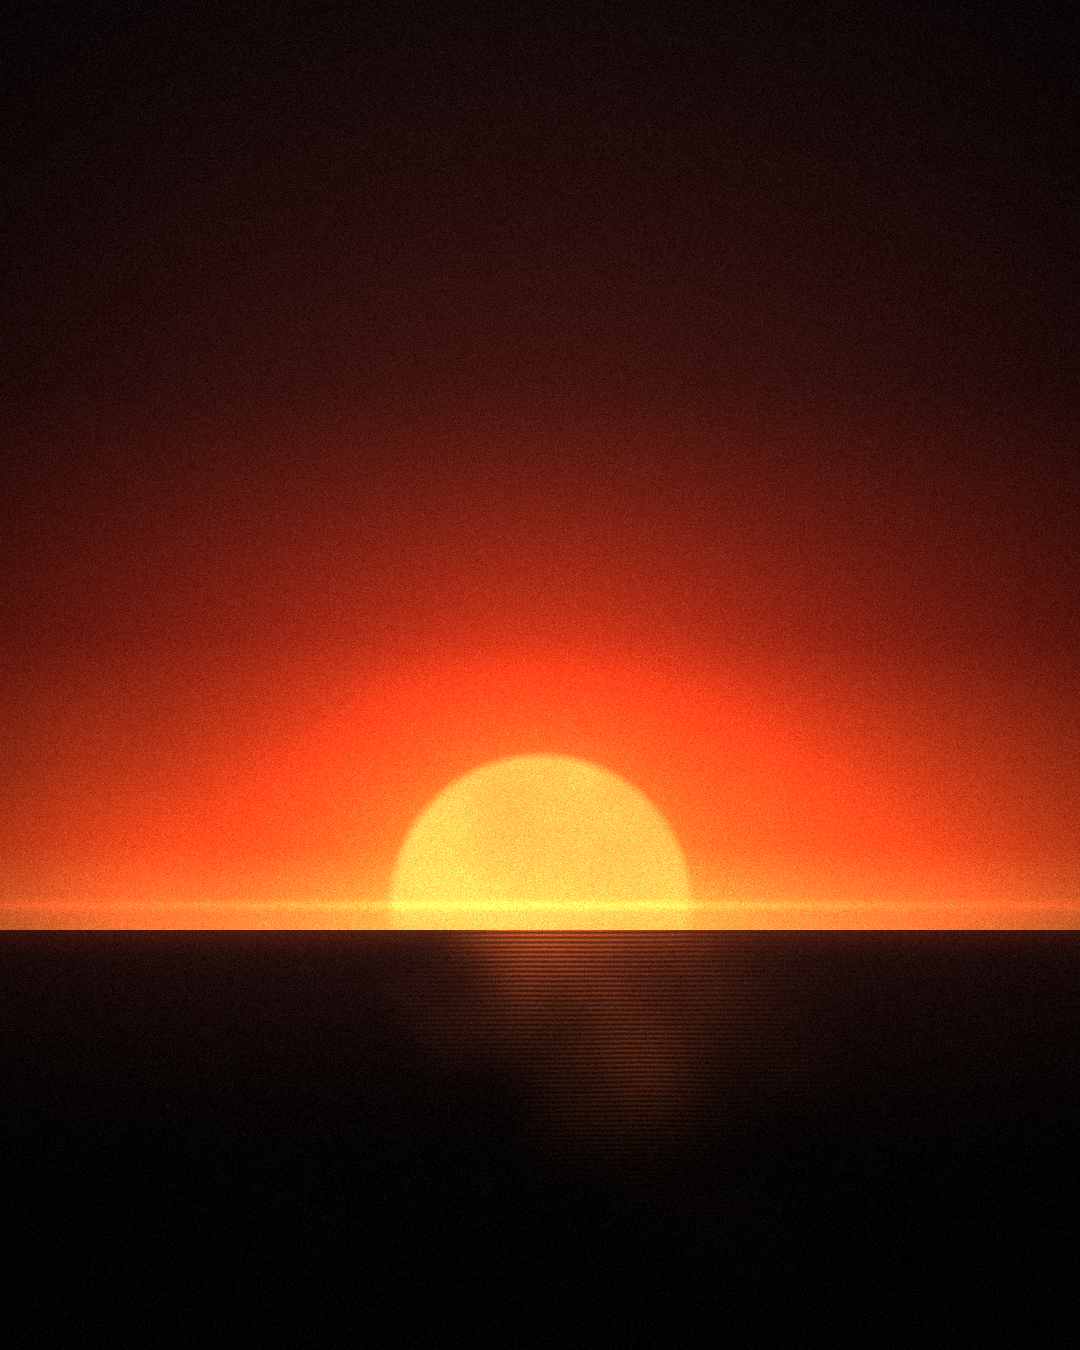

Reproduce this figure in Python.
import numpy as np
from PIL import Image, ImageFilter
W,H=1080,1350
rng=np.random.default_rng(24)
yy,xx=np.mgrid[0:H,0:W].astype(np.float32)
hz=930.0
def fbm(o=5,b=2):
    out=np.zeros((H,W),np.float32);amp=1;t=0
    for i in range(o):
        n=b*2**i;g=rng.random((int(n*H/W)+2,n+2)).astype(np.float32)
        out+=amp*np.asarray(Image.fromarray((g*255).astype(np.uint8)).resize((W,H),Image.BICUBIC),np.float32)/255;t+=amp;amp*=.5
    return out/t
t=np.clip(yy/hz,0,1)
# filmic dusk: deep plum-black -> wine -> terracotta -> amber haze at horizon
stops=np.array([[0.035,0.02,0.03],[0.09,0.03,0.04],[0.30,0.07,0.05],[0.72,0.25,0.10],[0.95,0.52,0.24]])
pos=np.array([0,0.38,0.66,0.90,1.0])
sky=np.stack([np.interp(t**1.1,pos,stops[:,c]) for c in range(3)],-1)
# thin cloud bands (soft, horizontal)
cl=fbm(6,2); cl=np.asarray(Image.fromarray((cl*255).astype(np.uint8)).resize((W//6,H),Image.BILINEAR).resize((W,H),Image.BICUBIC),np.float32)/255
band=np.clip((cl-0.52)*4,0,1)*np.exp(-((yy-760)/140)**2)
sky=sky*(1-0.45*band[...,None])+band[...,None]*np.array([0.35,0.09,0.05])*0.4
# low sun, soft edge, partly veiled by haze
cx,cy,R=540,905,150
d=np.sqrt((xx-cx)**2+(yy-cy)**2)
disc=np.clip((R-d)/10+0.5,0,1)*(yy<hz)
sun=np.array([1.0,0.60,0.30])
img=sky*(1-disc[...,None]*0.92)+sun*disc[...,None]*0.92
img=img*(1-0.5*band[...,None]*disc[...,None])
glow=np.exp(-np.clip(d-R,0,None)/110.0)*0.55+np.exp(-np.clip(d-R,0,None)/380.0)*0.35
img+=glow[...,None]*np.array([0.75,0.24,0.07])*(yy<hz+4)[...,None]
# anamorphic horizontal flare through the sun
fl=np.exp(-((yy-cy)/5)**2)*np.exp(-((xx-cx)/520)**2)
img+=fl[...,None]*np.array([0.9,0.35,0.12])*0.5
# sea
depth=np.clip((yy-hz)/(H-hz),0,1)
sea=np.array([0.10,0.035,0.03])*(1-depth[...,None])**1.5+0.008
w=fbm(5,3); ws=np.asarray(Image.fromarray((w*255).astype(np.uint8)).resize((W//30,H),Image.BILINEAR).resize((W,H),Image.BICUBIC),np.float32)/255
path=np.exp(-((xx-cx)/(R*(0.9+1.6*depth)))**2)
glit=np.clip((ws-0.45)*3.5,0,1)*(0.6+0.4*np.sin(yy*1.3+w*9))
refl=path*glit*(1-depth)**1.3
seaimg=sea+refl[...,None]*np.array([1.0,0.48,0.20])*0.9
img=np.where((yy>=hz)[...,None],seaimg,img)
# halation + lifted blacks
bl=np.asarray(Image.fromarray((np.clip(img,0,1)*255).astype(np.uint8)).filter(ImageFilter.GaussianBlur(18)),np.float32)/255
img=img*0.92+bl*np.array([0.45,0.25,0.18])
img=img*0.96+0.012
# bottom fade + vignette
f=np.clip((yy/H-0.72)/0.14,0,1); img*=(1-0.7*f)[...,None]
dx=(xx-W/2)/W; dy=(yy-H*0.55)/H
img*=np.clip(1-0.9*(dx**2*1.5+dy**2*0.9),0.3,1)[...,None]
img+=rng.normal(0,0.032,(H,W,1)).astype(np.float32)*(0.55+img.mean(-1,keepdims=True))
Image.fromarray((np.clip(img,0,1)*255).astype(np.uint8)).save('bg_sunset.png')
